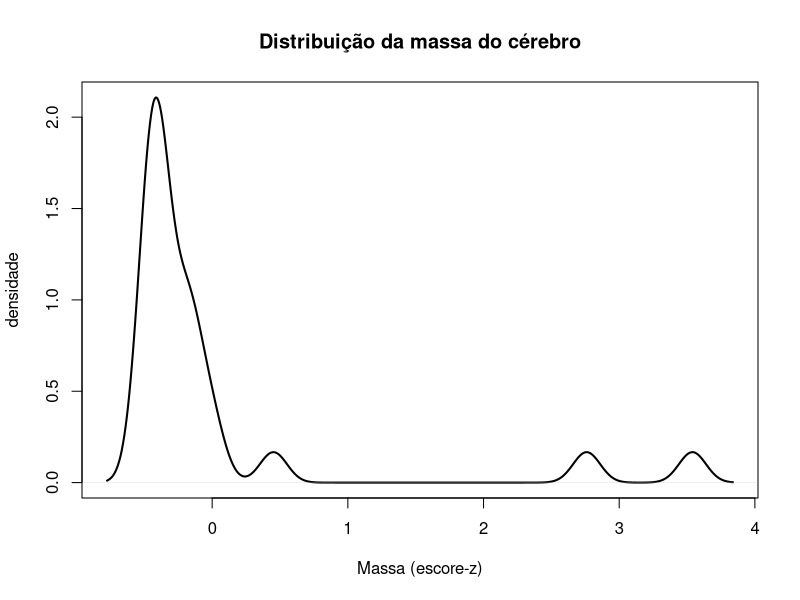

Reproduce this figure in R.
library (readxl)
cc <- readxl::read_excel("CorpoCerebro.xlsx")

v.padrao <- scale(cc$Cerebro, center = TRUE, scale = TRUE)
d.cerebro <- density(v.padrao)
txtun <- "escore-z"
plot (d.cerebro, type="l", 
      main="Distribuição da massa do cérebro",
      xlab=paste("Massa (",txtun,")",sep=""), 
      ylab="densidade", 
      lty=1, lwd=2)
cat("Verificação:\n")
cat("  média = ", round(mean(v.padrao, na.rm=TRUE),6),"\n", sep="")
cat("  dp = ", round(sd(v.padrao, na.rm=TRUE),6),"\n", sep="")
